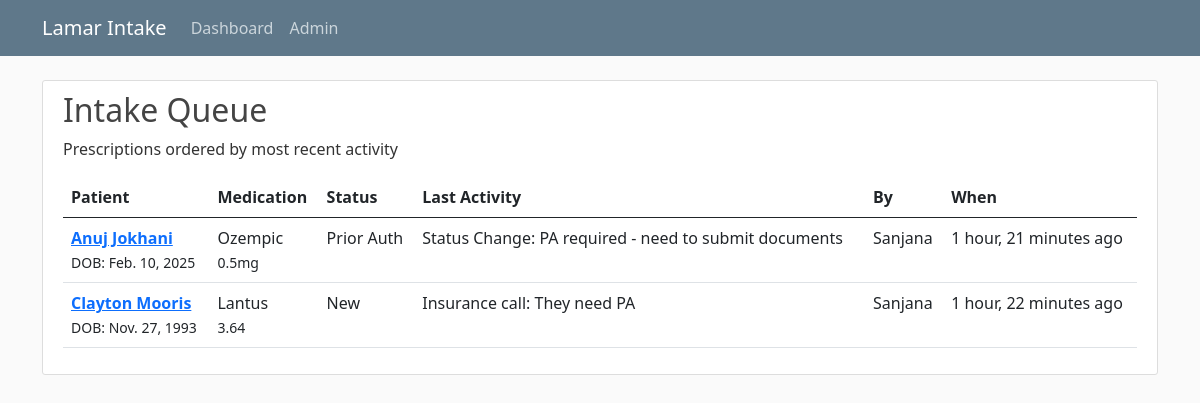
Before: / with the older database file.
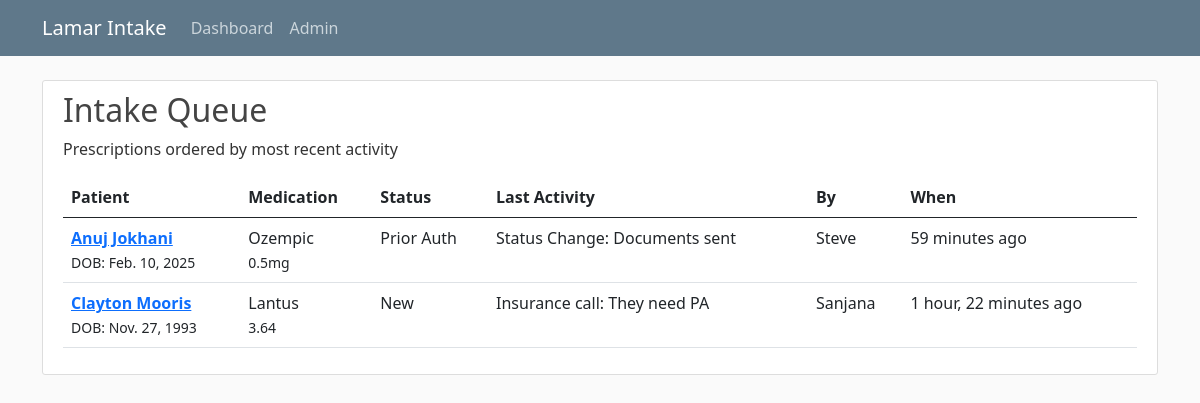
After: the same page with the newer database file.
### workflow/models.py (models this page shows, shortened)
class Prescription(models.Model):
    STATUS_CHOICES = [
        ('NEW', 'New'),
        ('INS_VERIFY', 'Verifying Insurance'),
        ('PA', 'Prior Auth'),
        ('INFO_REQ', 'Info Requested'),
        ('READY', 'Ready for Review'),
    ]
    patient_name = models.CharField(max_length=255)
    patient_dob = models.DateField()
    patient_phone = models.CharField(max_length=20, blank=True)
    medication_name = models.CharField(max_length=100)
    medication_dose = models.CharField(max_length=100)
    medication_order_date = models.DateField()
    status = models.CharField(max_length=100, choices=STATUS_CHOICES, default='NEW')
    created_at = models.DateTimeField(auto_now_add=True)
    updated_at = models.DateTimeField(auto_now=True)
    class Meta:
        ordering = ['-updated_at']
        unique_together = ['patient_name', 'patient_dob', 'medication_name', 'medication_order_date']

class Event(models.Model):
    EVENT_TYPES = [
        ('NOTE', 'Note'),
        ('INS', 'Insurance call'),
        ('STATUS', 'Status Change'),
        ('OTHER', 'Other'),
    ]
    prescription = models.ForeignKey(
        Prescription,
        on_delete=models.CASCADE,
        related_name='events'
    )
    performed_by = models.CharField(max_length=50)
    event_type = models.CharField(max_length=100, choices=EVENT_TYPES, default='NOTE')
    description = models.TextField()
    created_at = models.DateTimeField(auto_now_add=True)
    class Meta:
        ordering = ['-created_at']

### workflow/views.py (the view)
# urls.py: path('', views.dashboard, name = 'dashboard'),
def dashboard(request):
    prescriptions = Prescription.objects.all()
    logger.info(f"Dashboard accessed - {prescriptions.count()} prescriptions")
    for prescription in prescriptions:
        prescription.latest_event = prescription.events.first()
    context = {
        'prescriptions': prescriptions,
        'title': 'Intake Dashboard'
    }
    return render(request, 'workflow/dashboard.html', context)

### workflow/templates/workflow/dashboard.html
{% extends "workflow/base.html" %}
{% block content %}
    <div class="content-section">
        <h2>Intake Queue</h2>
        <p>Prescriptions ordered by most recent activity</p>
        {% if prescriptions %}
            <table class="table">
                <thead>
                    <tr>
                        <th>Patient</th>
                        <th>Medication</th>
                        <th>Status</th>
                        <th>Last Activity</th>
                        <th>By</th>
                        <th>When</th>
                    </tr>
                </thead>
                <tbody>
                    {% for prescription in prescriptions %}
                    <tr>
                        <td>
                            <a href="{% url 'prescription_detail' prescription.pk %}">
                                <strong>{{ prescription.patient_name }}</strong>
                            </a>
                            <br>
                            <small>DOB: {{ prescription.patient_dob }}</small>
                        </td>
                        <td>
                            {{ prescription.medication_name }}<br>
                            <small>{{ prescription.medication_dose }}</small>
                        </td>
                        <td>
                            {{ prescription.get_status_display }}
                        </td>
                        <td>
                            {% if prescription.latest_event %}
                                {{ prescription.latest_event.get_event_type_display }}:
                                {{ prescription.latest_event.description|truncatewords:10 }}
                            {% else %}
                                No events yet
                            {% endif %}
                        </td>
                        <td>
                            {% if prescription.latest_event %}
                                {{ prescription.latest_event.performed_by }}
                            {% else %}
                                -
                            {% endif %}
                        </td>
                        <td>
                            {{ prescription.updated_at|timesince }} ago
                        </td>
                    </tr>
                    {% endfor %}
                </tbody>
            </table>
        {% else %}
            <p>No prescriptions in queue yet. <a href="/admin/">Create one in admin</a>.</p>
        {% endif %}
    </div>
{% endblock %}

Changed rows visible on the page:
changed Prescription "Anuj Jokhani": latest_event.description "PA required - need to submit documents" → "Documents sent"; latest_event.performed_by "Sanjana" → "Steve"; updated_at "1 hour, 21 minutes" → "59 minutes"
